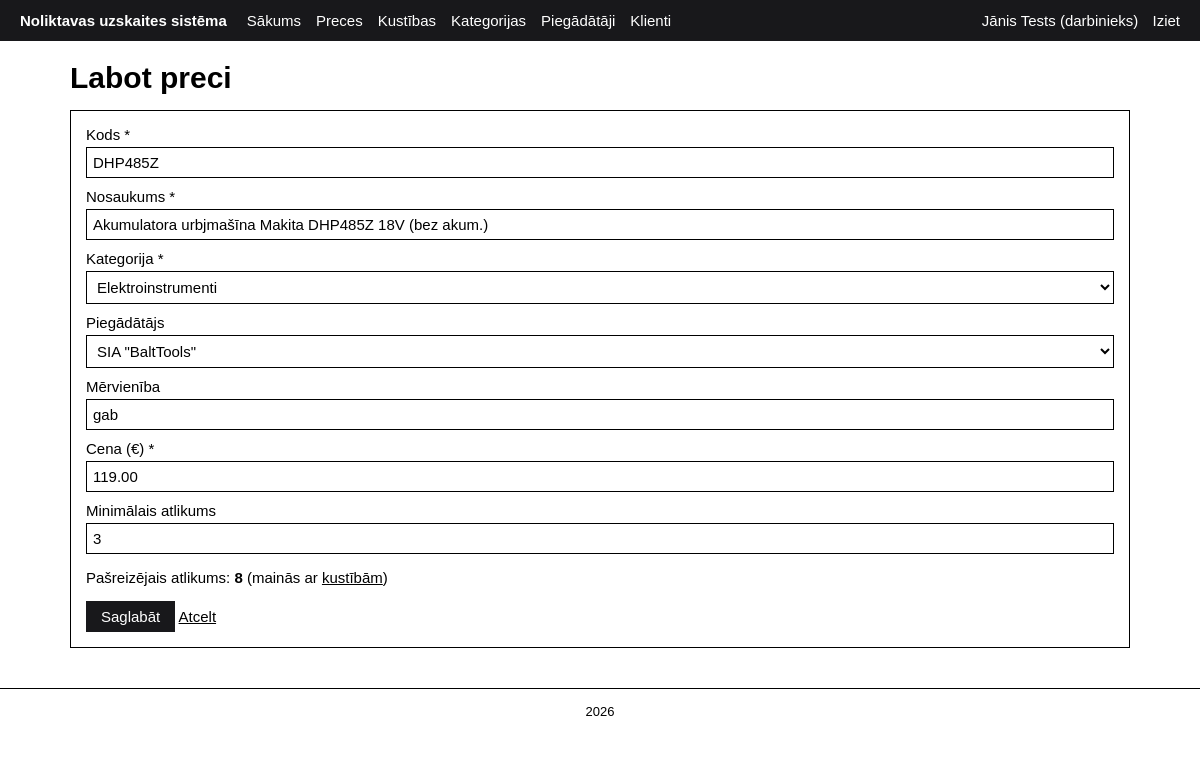
Screenshot of /product_edit.php?id=1 (signed in) with the database file from the repository.
### tables this page shows
CREATE TABLE preces (
    id               INT AUTO_INCREMENT PRIMARY KEY,
    kods             VARCHAR(30) NOT NULL UNIQUE,            
    nosaukums        VARCHAR(150) NOT NULL,       
    kategorija_id    INT NOT NULL,                           
    piegadatajs_id   INT NULL,                               
    vieniba          VARCHAR(10) NOT NULL DEFAULT 'gab',     
    cena             DECIMAL(10,2) NOT NULL DEFAULT 0.00,    
    daudzums         INT NOT NULL DEFAULT 0,                 
    min_daudzums     INT NOT NULL DEFAULT 0,                 
    izveidots        DATETIME NOT NULL DEFAULT CURRENT_TIMESTAMP,
     
    CONSTRAINT fk_prece_kategorija FOREIGN KEY (kategorija_id)
        REFERENCES kategorijas(id) ON DELETE RESTRICT,
     
    CONSTRAINT fk_prece_piegadatajs FOREIGN KEY (piegadatajs_id)
        REFERENCES piegadataji(id) ON DELETE SET NULL,
     
    CONSTRAINT chk_daudzums CHECK (daudzums >= 0)
);

CREATE TABLE kategorijas (
    id                INT AUTO_INCREMENT PRIMARY KEY,
    nosaukums         VARCHAR(100) NOT NULL UNIQUE,
    apraksts          VARCHAR(255) NULL
);

CREATE TABLE piegadataji (
    id                INT AUTO_INCREMENT PRIMARY KEY,
    nosaukums         VARCHAR(150) NOT NULL,
    kontaktpersona    VARCHAR(100) NULL,
    talrunis          VARCHAR(30)  NULL,
    epasts            VARCHAR(100) NULL
);

### includes/functions.php (called while the page is built, shortened)
<?php
function e($text)
{
    return htmlspecialchars($text ?? '', ENT_QUOTES, 'UTF-8');
}

### product_edit.php (the view, shortened to what this page needs)
<?php
require_once 'includes/functions.php';
$id = (int)($_GET['id'] ?? 0);
$product = [
    'kods' => '',
    'nosaukums' => '',
    'kategorija_id' => '',
    'piegadatajs_id' => '',
    'vieniba' => 'gab.',
    'cena' => '0.00',
    'min_daudzums' => 0,
];
if ($id > 0) {
    $stmt = $pdo->prepare('SELECT * FROM preces WHERE id = ?');
    $stmt->execute([$id]);
    $product = $stmt->fetch();
}
$categories = $pdo->query('SELECT id, nosaukums FROM kategorijas ORDER BY nosaukums')->fetchAll();
$suppliers = $pdo->query('SELECT id, nosaukums FROM piegadataji ORDER BY nosaukums')->fetchAll();
$title = $id == 0 ? 'Jauna prece' : 'Labot preci';
require 'includes/header.php';
?>
<h1><?= $title ?></h1>
<form method="post" class="card form">
    <label>Kods *
        <input type="text" name="kods" maxlength="30" value="<?= e($product['kods']) ?>" required>
    </label>
    <label>Nosaukums *
        <input type="text" name="nosaukums" maxlength="150" value="<?= e($product['nosaukums']) ?>" required>
    </label>
    <label>Kategorija *
        <select name="kategorija_id" required>
            <?php foreach ($categories as $c): ?>
                <option value="<?= $c['id'] ?>" <?= $c['id'] == $product['kategorija_id'] ? 'selected' : '' ?>><?= e($c['nosaukums']) ?></option>
            <?php endforeach; ?>
        </select>
    </label>
    <label>Piegādātājs
        <select name="piegadatajs_id">
            <?php foreach ($suppliers as $s): ?>
                <option value="<?= $s['id'] ?>" <?= $s['id'] == $product['piegadatajs_id'] ? 'selected' : '' ?>><?= e($s['nosaukums']) ?></option>
            <?php endforeach; ?>
        </select>
    </label>
    <label>Mērvienība
        <input type="text" name="vieniba" maxlength="10" value="<?= e($product['vieniba']) ?>">
    </label>
    <label>Cena (€) *
        <input type="text" name="cena" value="<?= e($product['cena']) ?>" required>
    </label>
    <label>Minimālais atlikums
        <input type="number" name="min_daudzums" min="0" value="<?= e($product['min_daudzums']) ?>">
    </label>
    <?php if ($id > 0): ?>
        <p>Pašreizējais atlikums: <strong><?= $product['daudzums'] ?></strong>
            (mainās ar <a href="movements.php?prece=<?= $id ?>">kustībām</a>)</p>
    <?php endif; ?>
    <div class="form-buttons">
        <button type="submit" class="btn">Saglabāt</button>
        <a href="products.php">Atcelt</a>
    </div>
</form>
<?php require 'includes/footer.php'; ?>

### assets/style.css (style rules this page uses)
:root { --accent: #18181b; --ok: #2e7d32; --ok-light: #e8f5e9; --err: #c62828; --err-light: #fdecea; }
* { box-sizing: border-box; }
body { margin: 0; font-family: Arial, Helvetica, sans-serif; font-size: 15px; background: #fff; color: #000; }
a { color: #000; }
h1, h2, h3 { margin: 0 0 15px; }
.card { border: 1px solid #000; padding: 15px; margin-bottom: 20px; }
label { display: block; margin-bottom: 10px; }
input, select, textarea { padding: 6px; border: 1px solid #000; background: #fff; color: #000; font: inherit; }
.form input, .form select, .form textarea { display: block; width: 100%; margin-top: 4px; }
.form-buttons { margin-top: 10px; }
.btn, button { display: inline-block; padding: 6px 14px; border: 1px solid var(--accent); background: var(--accent); color: #fff; font: inherit; text-decoration: none; cursor: pointer; }

### rows the page displays
preces: kods "DHP485Z", nosaukums "Akumulatora urbjmašīna Makita DHP485Z 18V (bez akum.)", kategorija_id "Elektroinstrumenti", piegadatajs_id "SIA \"BaltTools\"", vieniba "gab", cena "119.00", min_daudzums "3", daudzums "8"

### other values shown
$_SESSION['vards'] "Jānis Tests"
$_SESSION['loma'] "darbinieks"
$title "Labot preci"
